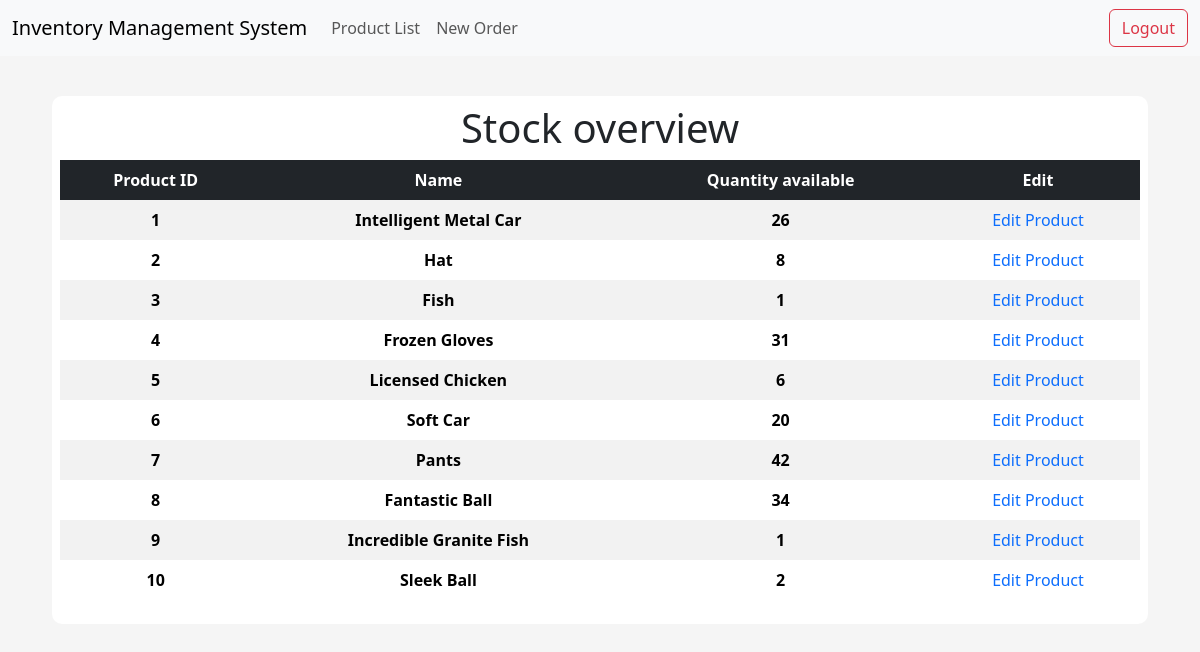
/products, run on an earlier commit of the app's database.
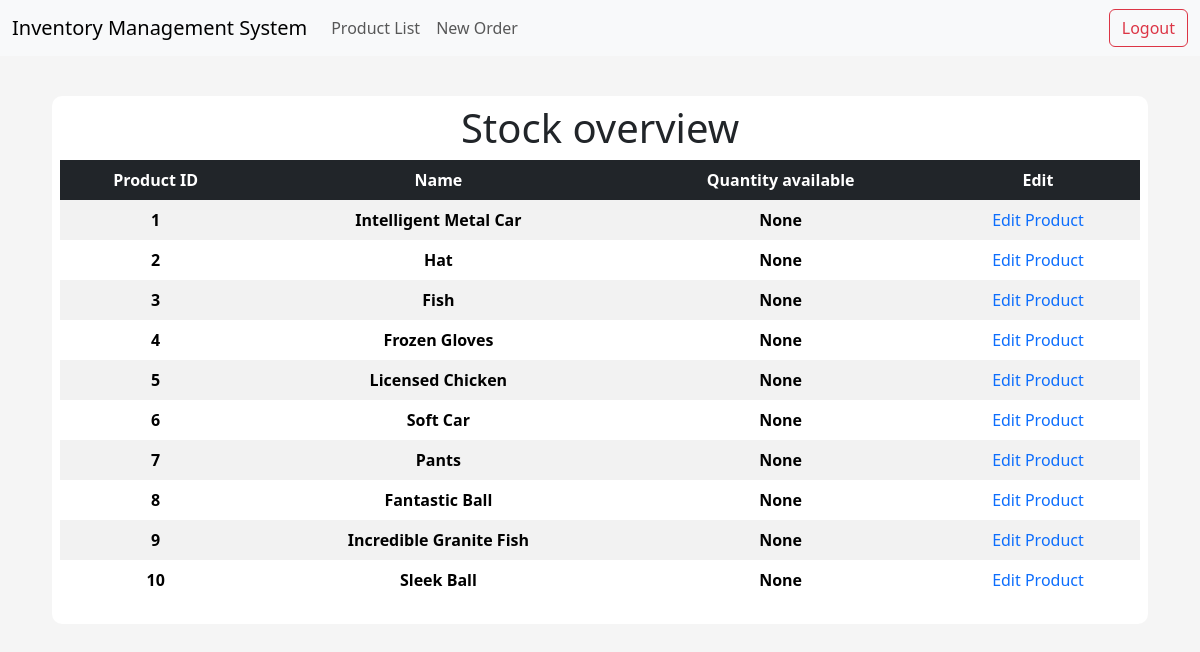
And on a later commit of the database.
### app/models/tables.py (models this page shows, shortened)
class Product(db.Model):
    __tablename__ = "product"
    id = db.Column(db.Integer, primary_key=True)
    name = db.Column(db.String(50), nullable=False, unique=True)
    price = db.Column(db.Float, nullable=False)
    quantity_available = db.Column(db.Integer)

### app/controllers/default.py (the view)
@app.route("/products", methods=["GET", "POST"])
def products():
    products = Product.query.order_by(Product.id).all()
    return render_template("products_list.html", products=products)

### app/templates/products_list.html
{% extends "index.html" %}
{% block body %}
<div class="content-section">
    <div class="title">
        <h1>Stock overview</h1>
    </div>
    <table class="table table-striped table-borderless table-hover text-center">
        <thead class="table-dark table-sm">
            <tr>
                <th scope="col">Product ID</th>
                <th scope="col">Name</th>
                <th scope="col">Quantity available</th>
                <th scope="col">Edit</th>
            </tr>
        </thead>
        <tbody>
            {% for product in products %}
            <tr>
                <th scope="row">{{ product.id }}</th>
                <th scope="row">{{ product.name }}</th>
                <th scope="row">{{ product.quantity_available }}</th>
                <td><a style="text-decoration: none;" href="{{ url_for('product', id=product.id)}}"> Edit Product </a></td>
            </tr>
            {% endfor %}
        </tbody>
    </table>
</div>
{% endblock body %}

### app/templates/index.html (shortened to what this page needs)
<!DOCTYPE html>
<html lang="en">
<head>
    <link href="https://cdn.jsdelivr.net/npm/bootstrap@5.3.2/dist/css/bootstrap.min.css" rel="stylesheet">
    <link rel="stylesheet" href="{{ url_for('static', filename='css/main.css') }}">
    <link href="//netdna.bootstrapcdn.com/font-awesome/3.2.1/css/font-awesome.css" rel="stylesheet">
</head>
<body>
    {% include "navbar.html" %}
      <div class="container-fluid main-container">
        {% block body %}{% endblock body %}
      </div>
</body>
</html>

### app/templates/navbar.html (shortened to what this page needs)
<nav class="navbar navbar-expand-lg bg-body-tertiary">
    <div class="container-fluid">
      <a class="navbar-brand" href="{{ url_for('index') }}">Inventory Management System</a>
      <div class="collapse navbar-collapse" id="navbarSupportedContent">
        <ul class="navbar-nav me-auto mb-2 mb-lg-0">
          <li class="nav-item">
            <a class="nav-link" href="{{ url_for('products') }}">Product List</a>
          </li>
          <li class="nav-item">
            <a class="nav-link" href="{{ url_for('create_order') }}">New Order</a>
          </li>
        </ul>
        <form class="d-flex" action="{{ url_for('logout') }}">
          <button type="submit" class="btn btn-outline-danger">Logout</button>
        </form>
      </div>
    </div>
  </nav>

### app/static/css/main.css (style rules this page uses)
body { background-color: rgb(245, 245, 245); }
.content-section { background: #fff; margin: 40px; padding: 0.5rem 0.5rem; border-radius: 10px; }
.title h1 { text-align: center; align-items: center; }

What changed in the data, as far as the page shows it:
changed Product "Intelligent Metal Car": quantity_available "26" → "None"
changed Product "Hat": quantity_available "8" → "None"
changed Product "Fish": quantity_available "1" → "None"
changed Product "Frozen Gloves": quantity_available "31" → "None"
changed Product "Licensed Chicken": quantity_available "6" → "None"
changed Product "Soft Car": quantity_available "20" → "None"
changed Product "Pants": quantity_available "42" → "None"
changed Product "Fantastic Ball": quantity_available "34" → "None"
changed Product "Incredible Granite Fish": quantity_available "1" → "None"
changed Product "Sleek Ball": quantity_available "2" → "None"
